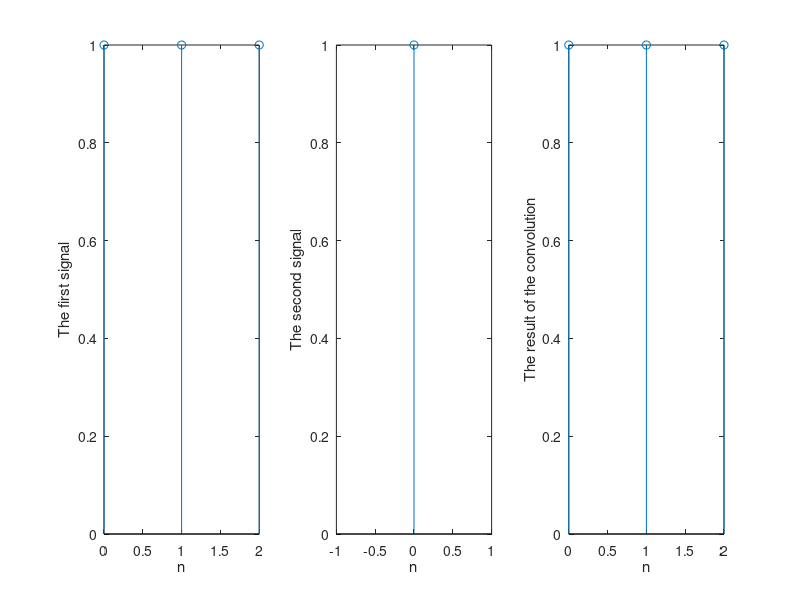

The MATLAB script that drew this image:
n1=[0 1 2];
n2=[0];
x1 = [1 1 1];
x2 = [1];
y = conv(x1, x2);
subplot(1, 3, 1)
stem(n1, x1);xlabel('n');ylabel('The first signal');
subplot(1, 3, 2);stem(n2,x2);xlabel('n');
ylabel('The second signal');
n=0:2;
subplot(1, 3, 3);stem(n,y);
xlabel('n');ylabel('The result of the convolution');
